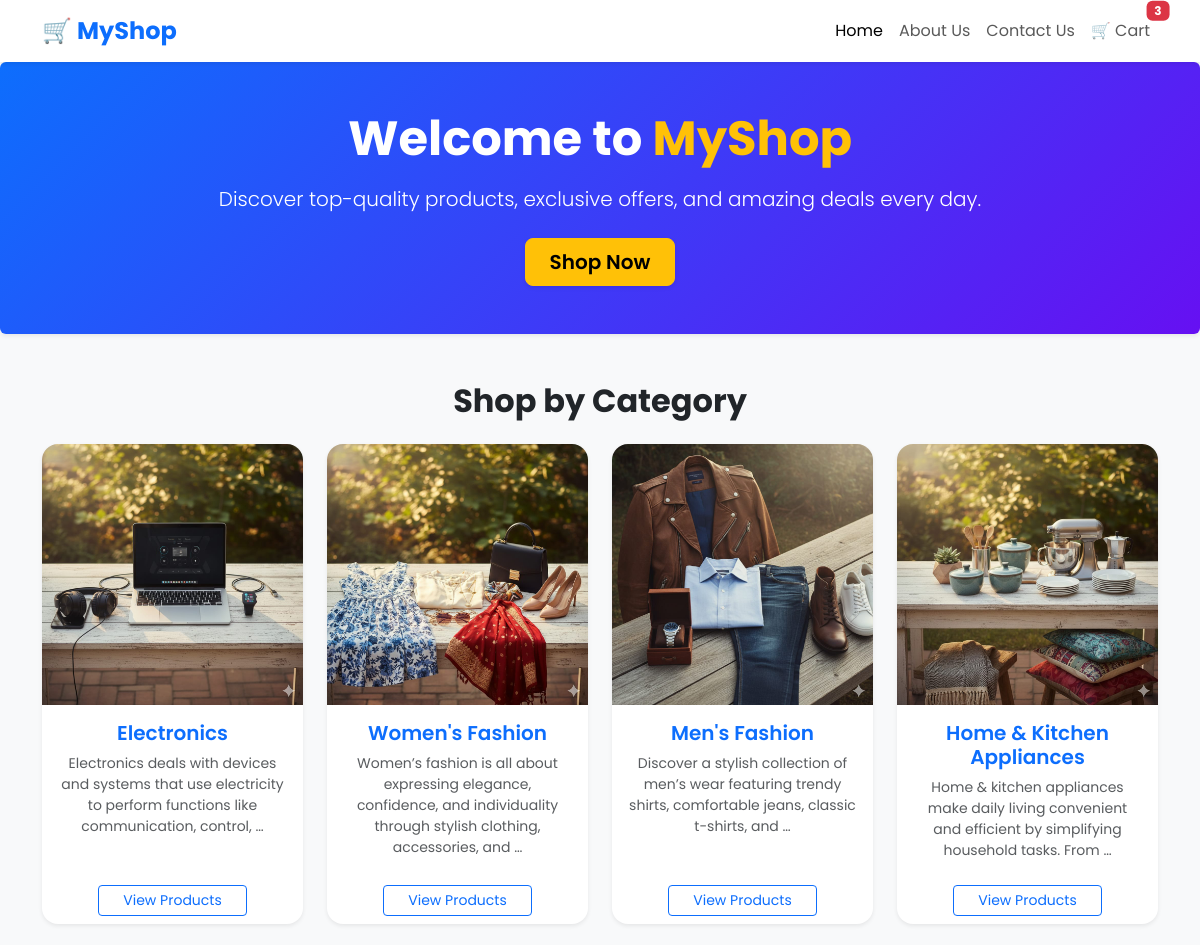
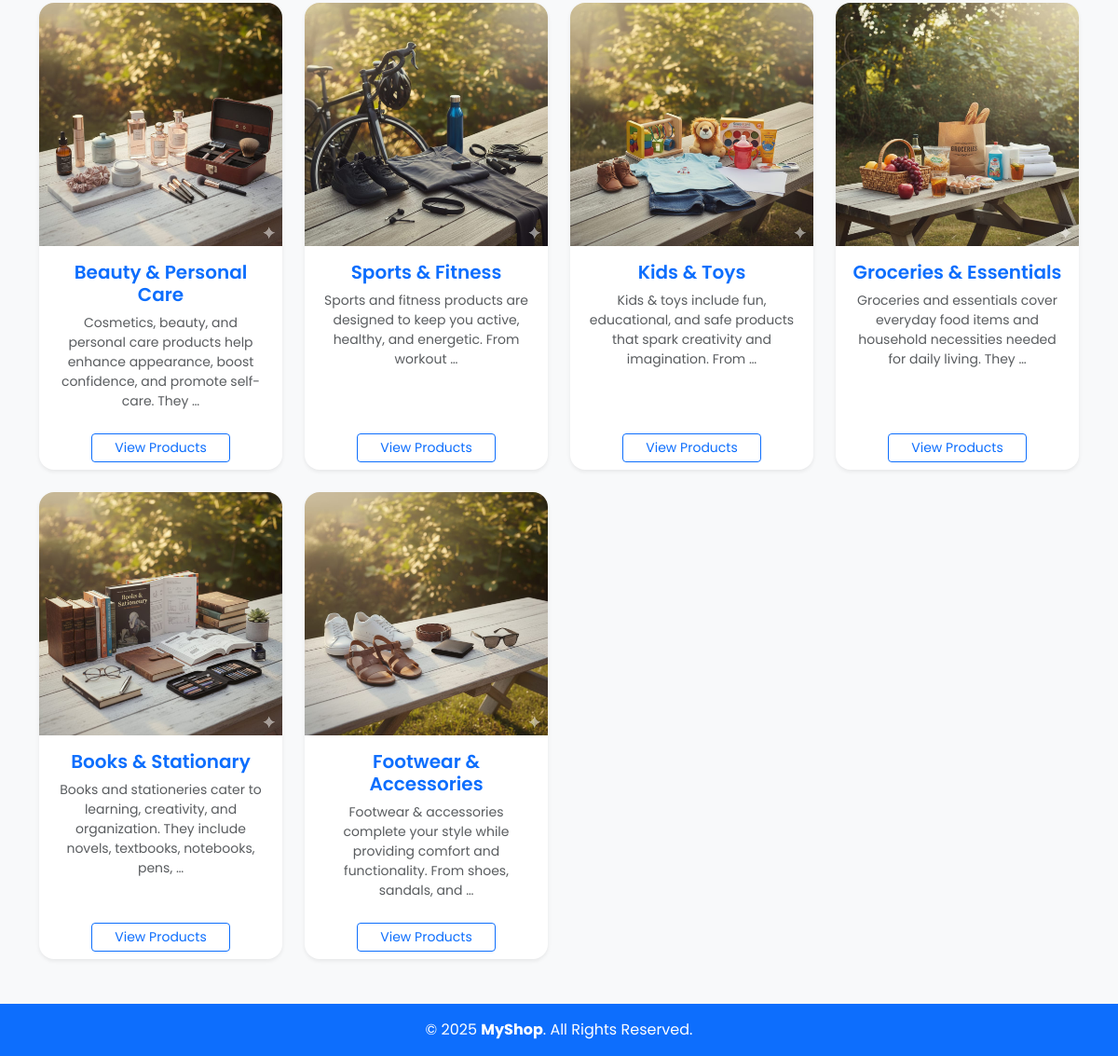
The page / on the database its author committed (2 pictures, top to bottom).
### myapp/models.py (models this page shows, shortened)
class Category(models.Model):
    name = models.CharField(max_length=150, null=False, blank=False)
    image = models.ImageField(upload_to=getFileName, null=True, blank=True)
    description = models.TextField(max_length=550, null=False, blank=False)
    status = models.BooleanField(default=False, help_text="0-show, 1-hidden")
    trending = models.BooleanField(default=False, help_text="0-default, 1-trending")
    created_at = models.DateTimeField(auto_now_add=True)

### myapp/views.py (the view)
# urls.py: path('', views.product_list, name='home'),
def product_list(request):
    categories = Category.objects.all()
    return render(request, "main.html", {"categories": categories})

### myapp/templates/main.html (shortened to what this page needs)
{% extends 'base.html' %}
{% block content %}
<section class="hero py-5 text-center text-white rounded shadow-sm mb-5">
  <div class="container">
    <h1 class="display-5 fw-bold mb-3">Welcome to <span class="text-warning">MyShop</span></h1>
    <p class="lead mb-4">Discover top-quality products, exclusive offers, and amazing deals every day.</p>
    <a href="#categories" class="btn btn-warning btn-lg shadow-sm fw-semibold px-4">Shop Now</a>
  </div>
</section>
<section id="categories" class="container my-5">
  <h2 class="text-center mb-4 fw-bold text-dark">Shop by Category</h2>
  <div class="row g-4">
    {% for category in categories %}
      <div class="col-md-4 col-lg-3">
        <div class="card category-card border-0 shadow-sm h-100 rounded-4 overflow-hidden">
          <img src="{{ category.image.url }}" class="card-img-top hover-zoom" alt="{{ category.name }}">
          <div class="card-body text-center">
            <h5 class="card-title text-primary fw-semibold">{{ category.name }}</h5>
            <p class="card-text text-muted small">{{ category.description|truncatewords:15 }}</p>
          </div>
          <div class="card-footer bg-transparent border-0 text-center">
            <a href="/products/?category={{ category.id }}" class="btn btn-outline-primary btn-sm px-4">View Products</a>
          </div>
        </div>
      </div>
    {% empty %}
      <p class="text-center text-muted">No categories found.</p>
    {% endfor %}
  </div>
</section>
{% endblock %}

### myapp/templates/base.html (shortened to what this page needs)
{% load static %}
<!DOCTYPE html>
<html lang="en">
<head>
  <link href="https://cdn.jsdelivr.net/npm/bootstrap@5.3.2/dist/css/bootstrap.min.css" rel="stylesheet">
  <link rel="stylesheet" href="{% static 'css/style.css' %}">
</head>
<body class="bg-light" style="font-family: 'Poppins', sans-serif;">
  {% include 'nav-bar.html' %}
  {% block content %}{% endblock %}
  {% include 'footer.html' %}
</body>
</html>

### myapp/templates/nav-bar.html (shortened to what this page needs)
<nav class="navbar navbar-expand-lg navbar-light bg-white shadow-sm sticky-top">
  <div class="container">
    <a class="navbar-brand fw-bold fs-4 text-primary" href="#">🛒 MyShop</a>
    <div class="collapse navbar-collapse" id="navbarNav">
      <ul class="navbar-nav ms-auto align-items-center">
        <li class="nav-item">
          <a class="nav-link active" href="{% url 'home' %}">Home</a>
        </li>
        <li class="nav-item">
          <a class="nav-link" href="{% url 'aboutus' %}">About Us</a>
        </li>
        <li class="nav-item">
          <a class="nav-link" href="{% url 'contactus' %}">Contact Us</a>
        </li>
        <li class="nav-item position-relative">
          <a class="nav-link" href="/cart/">
            🛒 Cart <span class="badge bg-danger position-absolute top-0 start-100 translate-middle">3</span>
          </a>
        </li>
      </ul>
    </div>
  </div>
</nav>

### myapp/templates/footer.html
<footer class="bg-primary text-white text-center py-3 mt-5 shadow-sm">
  <p class="mb-0">&copy; 2025 <strong>MyShop</strong>. All Rights Reserved.</p>
</footer>

### static/css/style.css (style rules this page uses)
.hero { background: linear-gradient(135deg, #0d6efd, #6610f2); color: white; }

### rows shown on the page
Category: image (picture), name "Electronics", description "Electronics deals with devices and systems that use electricity to perform functions like communication, control, …"
Category: image (picture), name "Women's Fashion", description "Women’s fashion is all about expressing elegance, confidence, and individuality through stylish clothing, accessories, and …"
Category: image (picture), name "Men's Fashion", description "Discover a stylish collection of men’s wear featuring trendy shirts, comfortable jeans, classic t-shirts, and …"
Category: image (picture), name "Home & Kitchen Appliances", description "Home & kitchen appliances make daily living convenient and efficient by simplifying household tasks. From …"
Category: image (picture), name "Beauty & Personal Care", description "Cosmetics, beauty, and personal care products help enhance appearance, boost confidence, and promote self-care. They …"
Category: image (picture), name "Sports & Fitness", description "Sports and fitness products are designed to keep you active, healthy, and energetic. From workout …"
Category: image (picture), name "Kids & Toys", description "Kids & toys include fun, educational, and safe products that spark creativity and imagination. From …"
Category: image (picture), name "Groceries & Essentials", description "Groceries and essentials cover everyday food items and household necessities needed for daily living. They …"
Category: image (picture), name "Books & Stationary", description "Books and stationeries cater to learning, creativity, and organization. They include novels, textbooks, notebooks, pens, …"
Category: image (picture), name "Footwear & Accessories", description "Footwear & accessories complete your style while providing comfort and functionality. From shoes, sandals, and …"
